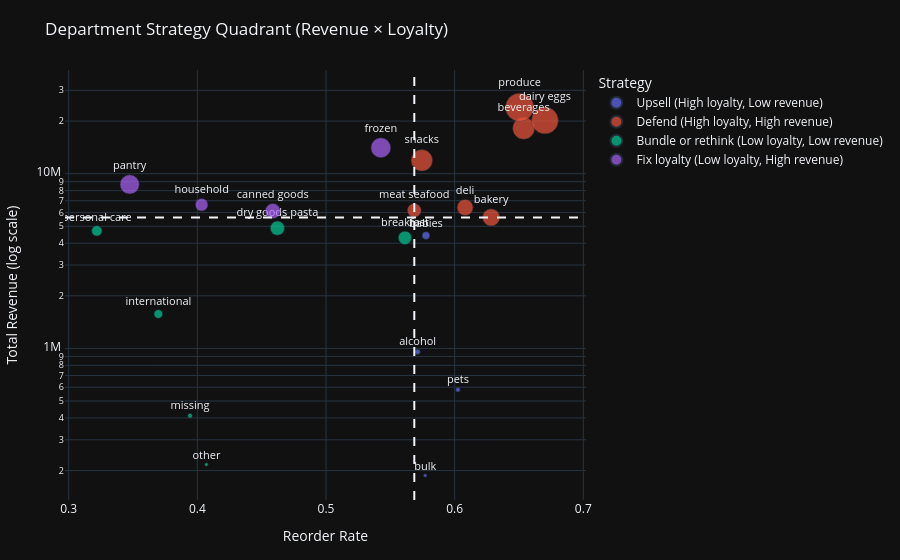

Notebook cell for this chart:
### Markdown cell above
### Department Strategy Quadrant

### What it answers: Which departments are “high revenue / low loyalty” → bundling targets.

### Code cell
# Build department performance table
dept_perf = (
    df.groupby("department")
    .agg(
        total_revenue=("unit_price", "sum"),
        reorder_rate=("reordered", "mean"),
        orders=("order_id", "nunique"),
        items=("product_id", "count")
    )
    .reset_index()
)

x_med = dept_perf["reorder_rate"].median()
y_med = dept_perf["total_revenue"].median()

dept_perf["strategy"] = np.select(
    [
        (dept_perf["reorder_rate"] >= x_med) & (dept_perf["total_revenue"] >= y_med),
        (dept_perf["reorder_rate"] >= x_med) & (dept_perf["total_revenue"] <  y_med),
        (dept_perf["reorder_rate"] <  x_med) & (dept_perf["total_revenue"] >= y_med),
        (dept_perf["reorder_rate"] <  x_med) & (dept_perf["total_revenue"] <  y_med),
    ],
    [
        "Defend (High loyalty, High revenue)",
        "Upsell (High loyalty, Low revenue)",
        "Fix loyalty (Low loyalty, High revenue)",
        "Bundle or rethink (Low loyalty, Low revenue)",
    ],
    default="Unclassified"
)

# Plot
fig = px.scatter(
    dept_perf,
    x="reorder_rate",
    y="total_revenue",
    size="orders",
    color="strategy",
    text="department",  # labels on points
    hover_name="department",
    hover_data={"orders": True, "items": True, "reorder_rate":":.3f", "total_revenue":":,.0f"},
    title="Department Strategy Quadrant (Revenue × Loyalty)"
)

# Median cut lines
fig.add_vline(x=x_med, line_dash="dash")
fig.add_hline(y=y_med, line_dash="dash")

# Axis formatting
fig.update_yaxes(type="log", title="Total Revenue (log scale)")
fig.update_xaxes(title="Reorder Rate")

# Marker + label polish
fig.update_traces(
    marker=dict(opacity=0.7, line=dict(width=0.5)),
    textposition="top center",
    textfont=dict(size=11),
)

fig.update_layout(
    legend_title_text="Strategy",
    margin=dict(l=60, r=40, t=70, b=60)
)

fig.show()

### Figure 1 — Plotly figure (JSON) as saved in the notebook; plotly's stock layout.template omitted (floating-point values rounded to 4 significant figures)
{"data": [{"customdata": [[87794, 159294], [184074, 438743], [35125, 35932], [62011, 102221]], "hovertemplate": "<b>%{hovertext}</b><br><br>strategy=Upsell (High loyalty, Low revenue)<br>reorder_rate=%{x:.3f}<br>total_revenue=%{y:,.0f}<br>orders=%{customdata[0]}<br>department=%{text}<br>items=%{customdata[1]}<extra></extra>", "hovertext": ["alcohol", "babies", "bulk", "pets"], "legendgroup": "Upsell (High loyalty, Low revenue)", "marker": {"color": "#636efa", "size": [87794, 184074, 35125, 62011], "sizemode": "area", "sizeref": 6266.0, "symbol": "circle", "line": {"width": 0.5}, "opacity": 0.7}, "mode": "markers+text", "name": "Upsell (High loyalty, Low revenue)", "orientation": "v", "showlegend": true, "text": ["alcohol", "babies", "bulk", "pets"], "x": [0.5712, 0.5777, 0.5771, 0.6026], "xaxis": "x", "y": [956300.0, 4424000.0, 187400.0, 580000.0], "yaxis": "y", "type": "scatter", "textfont": {"size": 11}, "textposition": "top center"}, {"customdata": [[917980, 1225181], [1518833, 2804175], [2264738, 5631067], [802581, 1095540], [599017, 739238], [2506247, 9888378], [1448749, 3006412]], "hovertemplate": "<b>%{hovertext}</b><br><br>strategy=Defend (High loyalty, High revenue)<br>reorder_rate=%{x:.3f}<br>total_revenue=%{y:,.0f}<br>orders=%{customdata[0]}<br>department=%{text}<br>items=%{customdata[1]}<extra></extra>", "hovertext": ["bakery", "beverages", "dairy eggs", "deli", "meat seafood", "produce", "snacks"], "legendgroup": "Defend (High loyalty, High revenue)", "marker": {"color": "#EF553B", "size": [917980, 1518833, 2264738, 802581, 599017, 2506247, 1448749], "sizemode": "area", "sizeref": 6266.0, "symbol": "circle", "line": {"width": 0.5}, "opacity": 0.7}, "mode": "markers+text", "name": "Defend (High loyalty, High revenue)", "orientation": "v", "showlegend": true, "text": ["bakery", "beverages", "dairy eggs", "deli", "meat seafood", "produce", "snacks"], "x": [0.6284, 0.6537, 0.6702, 0.6081, 0.5686, 0.6505, 0.5745], "xaxis": "x", "y": [5621000.0, 18180000.0, 20170000.0, 6404000.0, 6163000.0, 23980000.0, 11920000.0], "yaxis": "y", "type": "scatter", "textfont": {"size": 11}, "textposition": "top center"}, {"customdata": [[547067, 739069], [623738, 905340], [231253, 281155], [66410, 77396], [36781, 38086], [333463, 468693]], "hovertemplate": "<b>%{hovertext}</b><br><br>strategy=Bundle or rethink (Low loyalty, Low revenue)<br>reorder_rate=%{x:.3f}<br>total_revenue=%{y:,.0f}<br>orders=%{customdata[0]}<br>department=%{text}<br>items=%{customdata[1]}<extra></extra>", "hovertext": ["breakfast", "dry goods pasta", "international", "missing", "other", "personal care"], "legendgroup": "Bundle or rethink (Low loyalty, Low revenue)", "marker": {"color": "#00cc96", "size": [547067, 623738, 231253, 66410, 36781, 333463], "sizemode": "area", "sizeref": 6266.0, "symbol": "circle", "line": {"width": 0.5}, "opacity": 0.7}, "mode": "markers+text", "name": "Bundle or rethink (Low loyalty, Low revenue)", "orientation": "v", "showlegend": true, "text": ["breakfast", "dry goods pasta", "international", "missing", "other", "personal care"], "x": [0.5614, 0.4622, 0.3697, 0.3943, 0.4071, 0.3219], "xaxis": "x", "y": [4297000.0, 4879000.0, 1573000.0, 412100.0, 216400.0, 4708000.0], "yaxis": "y", "type": "scatter", "textfont": {"size": 11}, "textposition": "top center"}, {"customdata": [[710721, 1114857], [1232089, 2336858], [492427, 774652], [1165491, 1956819]], "hovertemplate": "<b>%{hovertext}</b><br><br>strategy=Fix loyalty (Low loyalty, High revenue)<br>reorder_rate=%{x:.3f}<br>total_revenue=%{y:,.0f}<br>orders=%{customdata[0]}<br>department=%{text}<br>items=%{customdata[1]}<extra></extra>", "hovertext": ["canned goods", "frozen", "household", "pantry"], "legendgroup": "Fix loyalty (Low loyalty, High revenue)", "marker": {"color": "#ab63fa", "size": [710721, 1232089, 492427, 1165491], "sizemode": "area", "sizeref": 6266.0, "symbol": "circle", "line": {"width": 0.5}, "opacity": 0.7}, "mode": "markers+text", "name": "Fix loyalty (Low loyalty, High revenue)", "orientation": "v", "showlegend": true, "text": ["canned goods", "frozen", "household", "pantry"], "x": [0.4586, 0.5426, 0.4033, 0.3474], "xaxis": "x", "y": [6112000.0, 14070000.0, 6638000.0, 8675000.0], "yaxis": "y", "type": "scatter", "textfont": {"size": 11}, "textposition": "top center"}], "layout": {"xaxis": {"anchor": "y", "domain": [0.0, 1.0], "title": {"text": "Reorder Rate"}}, "yaxis": {"anchor": "x", "domain": [0.0, 1.0], "title": {"text": "Total Revenue (log scale)"}, "type": "log"}, "legend": {"title": {"text": "Strategy"}, "tracegroupgap": 0, "itemsizing": "constant"}, "title": {"text": "Department Strategy Quadrant (Revenue × Loyalty)"}, "shapes": [{"line": {"dash": "dash"}, "type": "line", "x0": 0.5686, "x1": 0.5686, "xref": "x", "y0": 0, "y1": 1, "yref": "y domain"}, {"line": {"dash": "dash"}, "type": "line", "x0": 0, "x1": 1, "xref": "x domain", "y0": 5621000.0, "y1": 5621000.0, "yref": "y"}], "margin": {"l": 60, "r": 40, "t": 70, "b": 60}}}
